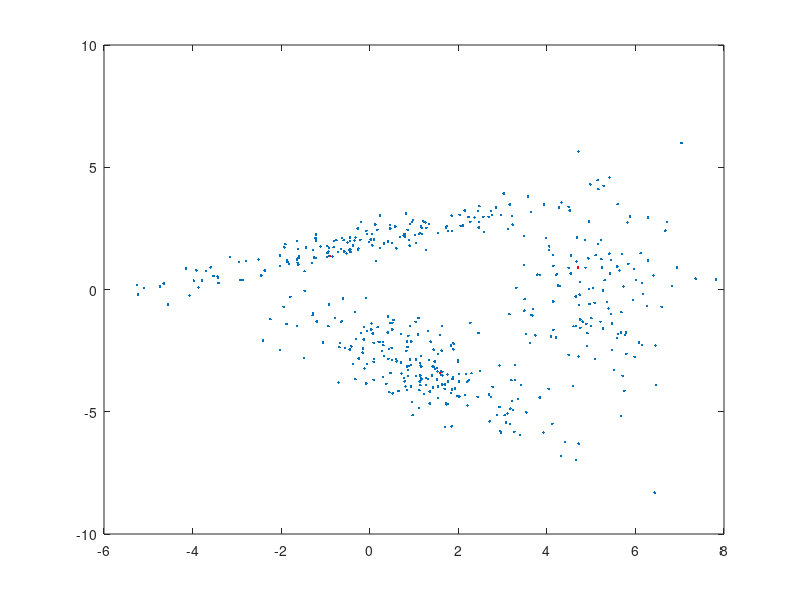

The MATLAB source for this figure:
close all;
clear all;

load gmm_data;

K = 3;

[R, C] = size(X);

miu = X(:, 1:3);

X_rep = repmat(X, 3, 1);

cost_prev = 0;

learning_rate = 0.001;

while(true)

    miu_re = reshape(miu, [R * K, 1]);

    dist = (X_rep - repmat(miu_re, 1, C)).^2;

    dist = reshape(dist, [R, K * C]);

    dist = sum(dist);

    dist = reshape(dist, [K, C]);

    [val, ind] = min(dist);

    r = zeros(C, K);
    
    % the fast kmean, miu_k_new = miu_k_old + learning_rate * 
    % (x_n - miu_k_old)
    for i = 1 : C
        r(i, ind(i)) = 1;
        miu(:,ind(i)) = miu(:,ind(i)) + learning_rate*(X(:,i) - miu(:,ind(i)));
    end

    cost = sum(sum(r' .* dist));

    abs(cost - cost_prev)
    
    if(abs(cost - cost_prev) < 0.001)
        break;
    end
    
    cost_prev = cost;
end

plot(X(1,:), X(2,:), '.');
hold on;
plot(miu(1,:), miu(2,:), 'r.');

